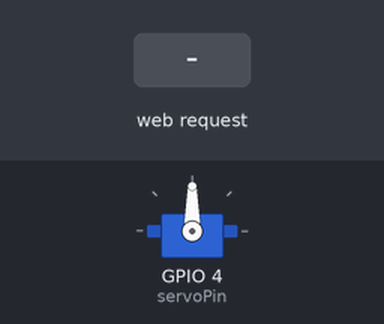
Simulated run of this sketch. Board: ESP32. Parts: servo. The test bench sets the inputs (shaded band). WiFi joins after 1.5 s; servers stay silent unless stated; what the sketch prints to the serial monitor is not drawn.

Above: at 3.2 s.
3.3 s: HTTP request GET /servo received
At 3.7 s:
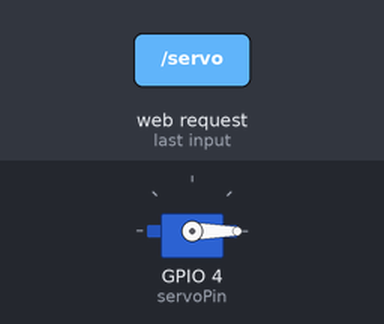
4.8 s: HTTP request GET /servo?pos=120 received
At 6.0 s:
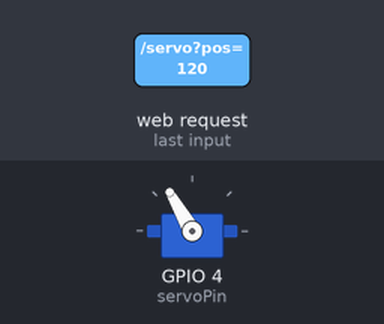
6.3 s: HTTP request GET /servo?pos=0 received
At 7.2 s:
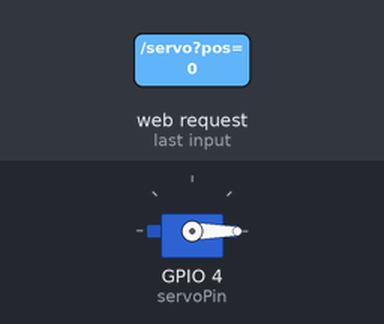
Timing chart, 0 to 9.3 s (numbered marks = the images above; inputs shaded):
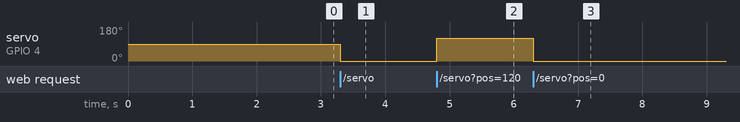

The sketch:

servo1.ino
```cpp
#include <WiFi.h>
#include <WebServer.h>
#include <ESP32Servo.h>

const char* ssid = "Mai Lan Cuc Truc";
const char* password = "khanhbaotai";

Servo servo;
int servoPin = 4;
int servoPosition = 90;

WebServer server(80);

void setup() {
  Serial.begin(115200);

  servo.attach(servoPin); //connect the servo
  servo.write(servoPosition);

  WiFi.begin(ssid, password);
  while (WiFi.status() != WL_CONNECTED) {
    delay(1000);
    Serial.println("Connecting to WiFi...");
  }

  Serial.println("WiFi connected");
  Serial.print("IP address: ");
  Serial.println(WiFi.localIP());

  server.on("/", HTTP_GET, [](){
    String html = "<html><body>";
    html += "<h1>Servo Control</h1>";
    html += "<input type=\"range\" min=\"0\" max=\"180\" value=\"" + String(servoPosition) + "\" step=\"1\" onchange=\"updateServo(this.value)\" />";
    html += "<script>function updateServo(pos) { var xhttp = new XMLHttpRequest(); xhttp.open('GET', '/servo?pos=' + pos, true); xhttp.send(); }</script>";
    html += "</body></html>";
    server.send(200, "text/html", html);
  });

  server.on("/servo", HTTP_GET, []()
  {
    String inputPos = server.arg("pos") ;
    int pos = inputPos.toInt();
    servoPosition = pos;
    servo.write(pos);
    server.send(200, "text/plain", "OK");
  });

  server.begin();
}

void loop() {
  server.handleClient();
}
```

Measured:
- after the input at 3.3 s, servo on GPIO 4 (servoPin): 90° → 0° at once
- after the input at 4.8 s, servo on GPIO 4 (servoPin): 0° → 120° at once
- after the input at 6.3 s, servo on GPIO 4 (servoPin): 120° → 0° at once
